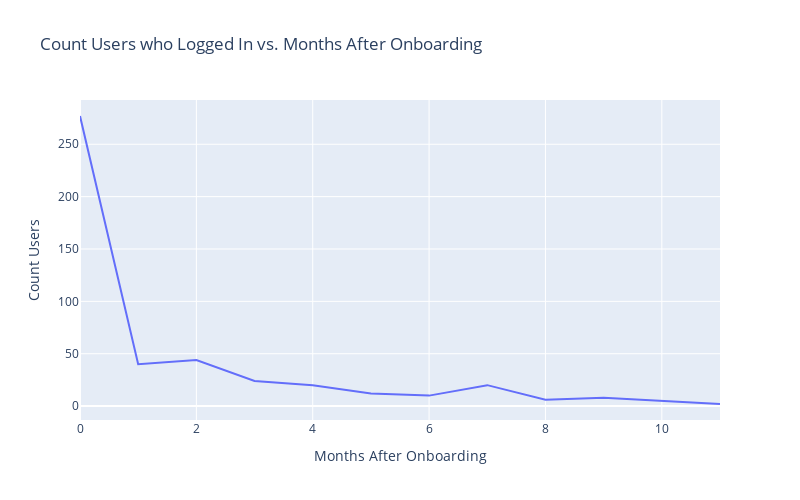

Notebook cell for this chart:
### Code cell
fig = px.line(average_monthly_users, 
              x=average_monthly_users.index, 
              y='Count Users', 
              labels={'index': 'Months After Onboarding', 'Count Users': 'Count Users'},
              title='Count Users who Logged In vs. Months After Onboarding')
fig.update_layout(width = 800, height = 500)

fig.show()

### Figure 1 — Plotly figure (JSON) as saved in the notebook; plotly's stock layout.template omitted (floating-point values rounded to 4 significant figures)
{"data": [{"hovertemplate": "Months After Onboarding=%{x}<br>Count Users=%{y}<extra></extra>", "legendgroup": "", "line": {"color": "#636efa", "dash": "solid"}, "marker": {"symbol": "circle"}, "mode": "lines", "name": "", "orientation": "v", "showlegend": false, "type": "scatter", "x": [0, 1, 2, 3, 4, 5, 6, 7, 8, 9, 11], "xaxis": "x", "y": [277, 40, 44, 24, 20, 12, 10, 20, 6, 8, 2], "yaxis": "y"}], "layout": {"height": 500, "legend": {"tracegroupgap": 0}, "title": {"text": "Count Users who Logged In vs. Months After Onboarding"}, "width": 800, "xaxis": {"anchor": "y", "domain": [0, 1], "title": {"text": "Months After Onboarding"}}, "yaxis": {"anchor": "x", "domain": [0, 1], "title": {"text": "Count Users"}}}}
